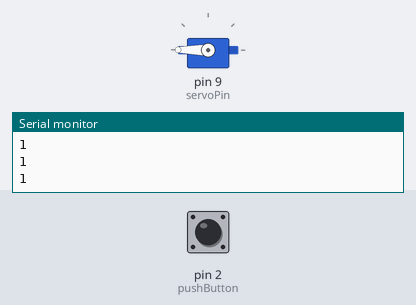
The sketch below on a simulated Arduino Uno, built with avr-gcc and run on an emulated ATmega328P. Parts: servo, the last lines printed to the serial monitor. Inputs (shaded band) come from the test bench; at power-on: pin 2 (pushButton) HIGH.

Above: at 1.2 s.
1.3 s: pin 2 (pushButton) pulled LOW for 0.15 s
At 1.4 s:
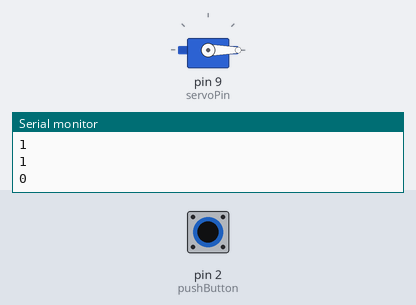
3.0 s: pin 2 (pushButton) pulled LOW for 3.2 s
At 6.9 s:
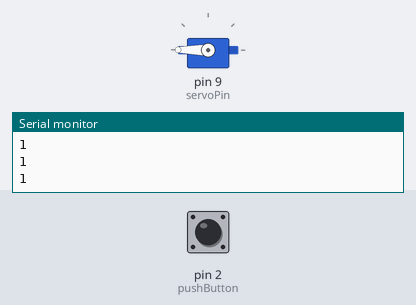
Timing chart, 0 to 8.4 s (numbered marks = the images above; inputs shaded):
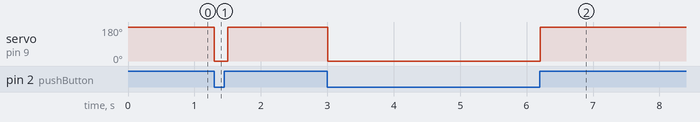

Measured:
- after the input at 1.3 s, servo on pin 9 (servoPin): 180° → 0° at once, → 180° 0.20 s later
- after the input at 3.0 s, servo on pin 9 (servoPin): 180° → 0° at once, → 180° 3.2 s later

The sketch:

servo.ino
```cpp
#include <Servo.h> // Подключаем библиотеку

Servo myServo;    // Создаем объект сервопривода
int servoPin = 9;

// цифровой вход 2 присоединен к кнопке. Назовем его:
int pushButton = 2;
// проведем необходимые установки:
void setup() {
// инициализируем последовательную передачу данных со скоростью 9600 бит в секунду:
Serial.begin(9600);
// назначим вывод 2 входом:
pinMode(pushButton, INPUT);
myServo.attach(servoPin); // Привязываем серво к 9 пину
}

// основной цикл:
void loop() {
// читаем значение на входе:
int buttonState = digitalRead(pushButton);
if (buttonState == 0) {
  myServo.write(0);    // поворачивает сервопривод в изначальное положение
}
else if (buttonState == 1) {
  myServo.write(180);    // поворачивает сервопривод в крайнее положение
}
// вывод и значение на монитор:
Serial.println(buttonState);
delay(100); // задержка для стабильного считывания
}
```
